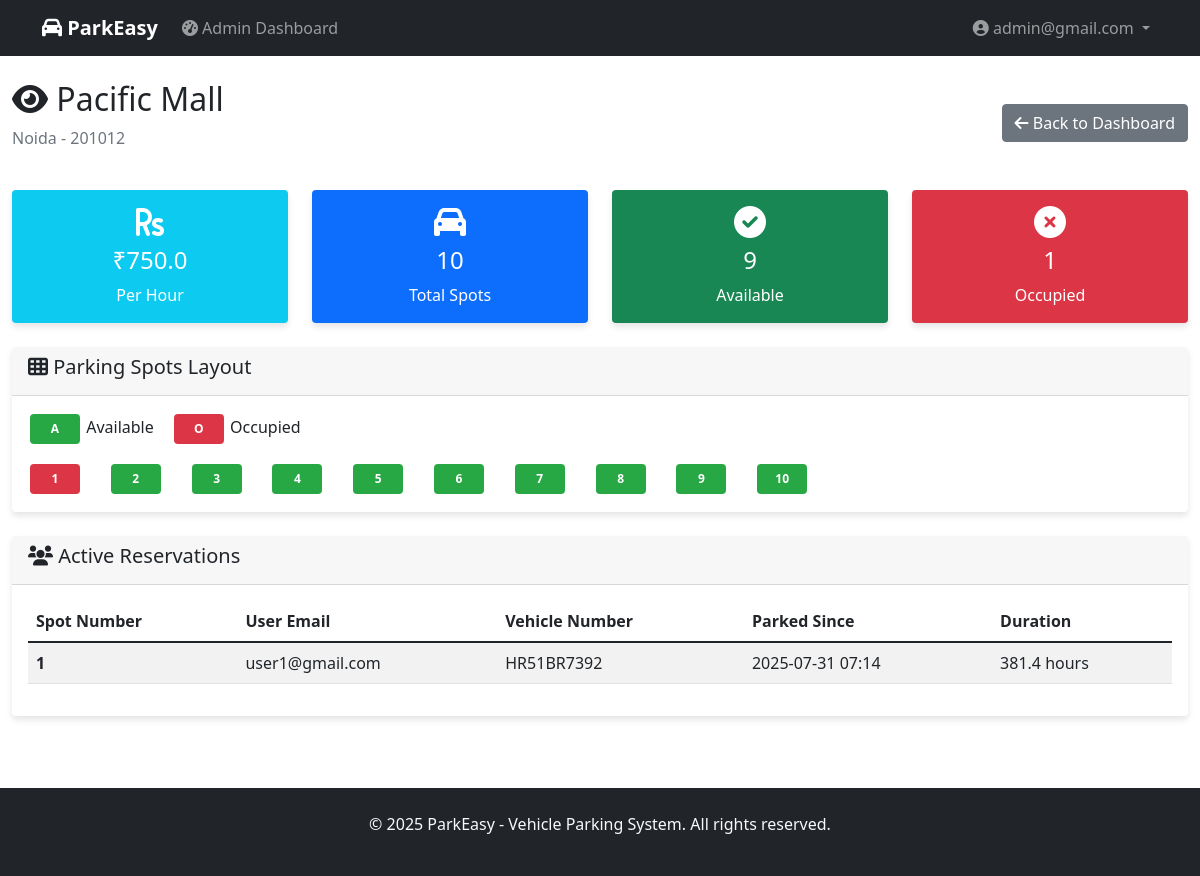
The app's page /admin/view_parking_lot/4 (signed in) with its own data.
### controllers/models.py (models this page shows, shortened)
class ParkingLot(db.Model):
    id = db.Column(db.Integer, primary_key=True)
    prime_location_name = db.Column(db.String(100), nullable=False)
    price = db.Column(db.Float, nullable=False)  # Price per hour
    address = db.Column(db.Text, nullable=False)
    pin_code = db.Column(db.String(10), nullable=False)
    maximum_number_of_spots = db.Column(db.Integer, nullable=False)
    created_at = db.Column(db.DateTime, default=datetime.utcnow)
    parking_spots = db.relationship('ParkingSpot', backref='parking_lot', lazy=True, cascade='all, delete-orphan')
    @property
    def available_spots_count(self):
        return ParkingSpot.query.filter_by(lot_id=self.id, status='A').count()
    @property
    def occupied_spots_count(self):
        return ParkingSpot.query.filter_by(lot_id=self.id, status='O').count()

class ParkingSpot(db.Model):
    id = db.Column(db.Integer, primary_key=True)
    lot_id = db.Column(db.Integer, db.ForeignKey('parking_lot.id'), nullable=False)
    spot_number = db.Column(db.Integer, nullable=False)
    status = db.Column(db.String(1), nullable=False, default='A')  # A-Available, O-Occupied
    reservations = db.relationship('Reservation', backref='parking_spot', lazy=True)

class Reservation(db.Model):
    id = db.Column(db.Integer, primary_key=True)
    spot_id = db.Column(db.Integer, db.ForeignKey('parking_spot.id'), nullable=False)
    user_id = db.Column(db.Integer, db.ForeignKey('user.id'), nullable=False)
    vehicle_number = db.Column(db.String(20), nullable=False)
    parking_timestamp = db.Column(db.DateTime, default=datetime.utcnow)
    leaving_timestamp = db.Column(db.DateTime, nullable=True)
    parking_cost = db.Column(db.Float, nullable=True)
    is_active = db.Column(db.Boolean, default=True)

class User(db.Model):
    id = db.Column(db.Integer, primary_key=True, autoincrement=True)
    email = db.Column(db.String(120), unique=True, nullable=False)
    password = db.Column(db.String(200), nullable=False)
    created_at = db.Column(db.DateTime, default=datetime.utcnow)
    roles = db.relationship('Role', secondary='user_role', back_populates='users')
    reservations = db.relationship('Reservation', backref='user', lazy=True)

### controllers/general_routes.py (the view)
    def decorated_function(*args, **kwargs):
        if 'email' not in session or 'admin' not in session.get('roles', []):
            flash('Admin access required.', 'error')
            return redirect(url_for('home'))
        return f(*args, **kwargs)

### controllers/general_routes.py (called while the page is built)
def require_admin(f):
    def decorated_function(*args, **kwargs):
        if 'email' not in session or 'admin' not in session.get('roles', []):
            flash('Admin access required.', 'error')
            return redirect(url_for('home'))
        return f(*args, **kwargs)
    decorated_function.__name__ = f.__name__
    return decorated_function

@app.route('/admin/view_parking_lot/<int:lot_id>')
@require_admin
def view_parking_lot(lot_id):
    parking_lot = ParkingLot.query.get_or_404(lot_id)
    parking_spots = ParkingSpot.query.filter_by(lot_id=lot_id).all()
    active_reservations = db.session.query(Reservation, User, ParkingSpot).join(
        User, Reservation.user_id == User.id
    ).join(
        ParkingSpot, Reservation.spot_id == ParkingSpot.id
    ).filter(
        ParkingSpot.lot_id == lot_id,
        Reservation.is_active == True
    ).all()
    return render_template('view_parking_lot.html',
                         parking_lot=parking_lot,
                         parking_spots=parking_spots,
                         active_reservations=active_reservations,
                         current_time=datetime.utcnow())

### templates/view_parking_lot.html (shortened to what this page needs)
{% extends "base.html" %}
{% block content %}
<div class="container-fluid py-4">
    <div class="row mb-4">
        <div class="col-12">
            <div class="d-flex justify-content-between align-items-center">
                <div>
                    <h2><i class="fas fa-eye"></i> {{ parking_lot.prime_location_name }}</h2>
                    <p class="text-muted">{{ parking_lot.address }} - {{ parking_lot.pin_code }}</p>
                </div>
                <div>
                    <a href="{{ url_for('admin_dashboard') }}" class="btn btn-secondary">
                        <i class="fas fa-arrow-left"></i> Back to Dashboard
                    </a>
                </div>
            </div>
        </div>
    </div>
    <div class="row mb-4">
        <div class="col-md-3">
            <div class="card bg-info text-white">
                <div class="card-body text-center">
                    <i class="fas fa-rupee-sign fa-2x mb-2"></i>
                    <h4>₹{{ parking_lot.price }}</h4>
                    <p class="mb-0">Per Hour</p>
                </div>
            </div>
        </div>
        <div class="col-md-3">
            <div class="card bg-primary text-white">
                <div class="card-body text-center">
                    <i class="fas fa-car fa-2x mb-2"></i>
                    <h4>{{ parking_lot.maximum_number_of_spots }}</h4>
                    <p class="mb-0">Total Spots</p>
                </div>
            </div>
        </div>
        <div class="col-md-3">
            <div class="card bg-success text-white">
                <div class="card-body text-center">
                    <i class="fas fa-check-circle fa-2x mb-2"></i>
                    <h4>{{ parking_lot.available_spots_count }}</h4>
                    <p class="mb-0">Available</p>
                </div>
            </div>
        </div>
        <div class="col-md-3">
            <div class="card bg-danger text-white">
                <div class="card-body text-center">
                    <i class="fas fa-times-circle fa-2x mb-2"></i>
                    <h4>{{ parking_lot.occupied_spots_count }}</h4>
                    <p class="mb-0">Occupied</p>
                </div>
            </div>
        </div>
    </div>
    <div class="row mb-4">
        <div class="col-12">
            <div class="card">
                <div class="card-header">
                    <h5><i class="fas fa-th"></i> Parking Spots Layout</h5>
                </div>
                <div class="card-body">
                    <div class="mb-3">
                        <span class="parking-spot spot-available">A</span> Available
                        <span class="parking-spot spot-occupied ms-3">O</span> Occupied
                    </div>
                    <div class="parking-grid">
                        {% for spot in parking_spots %}
                            <div class="parking-spot
                                {{ 'spot-available' if spot.status == 'A' else 'spot-occupied' }}"
                                title="Spot {{ spot.spot_number }} - {{ 'Available' if spot.status == 'A' else 'Occupied' }}">
                                {{ spot.spot_number }}
                            </div>
                        {% endfor %}
                    </div>
                </div>
            </div>
        </div>
    </div>
    <div class="row">
        <div class="col-12">
            <div class="card">
                <div class="card-header">
                    <h5><i class="fas fa-users"></i> Active Reservations</h5>
                </div>
                <div class="card-body">
                    {% if active_reservations %}
                        <div class="table-responsive">
                            <table class="table table-striped">
                                <thead>
                                    <tr>
                                        <th>Spot Number</th>
                                        <th>User Email</th>
                                        <th>Vehicle Number</th>
                                        <th>Parked Since</th>
                                        <th>Duration</th>
                                    </tr>
                                </thead>
                                <tbody>
                                    {% for reservation, user, spot in active_reservations %}
                                    <tr>
                                        <td><strong>{{ spot.spot_number }}</strong></td>
                                        <td>{{ user.email }}</td>
                                        <td>{{ reservation.vehicle_number or 'Not provided' }}</td>
                                        <td>{{ reservation.parking_timestamp.strftime('%Y-%m-%d %H:%M') }}</td>
                                        <td>
                                            {% set duration = (current_time - reservation.parking_timestamp).total_seconds() / 3600 %}
                                            {{ "%.1f"|format(duration) }} hours
                                        </td>
                                    </tr>
                                    {% endfor %}
                                </tbody>
                            </table>
                        </div>
                    {% else %}
                        <div class="text-center py-4">
                            <i class="fas fa-car fa-3x text-muted mb-3"></i>
                            <h5>No active reservations</h5>
                            <p class="text-muted">All parking spots are currently available.</p>
                        </div>
                    {% endif %}
                </div>
            </div>
        </div>
    </div>
</div>
{% endblock %}

### templates/base.html (style rules this page uses)
.card { border: none; box-shadow: 0 4px 6px rgba(0, 0, 0, 0.1); }
.parking-spot { width: 50px; height: 30px; margin: 2px; border-radius: 4px; display: inline-block; text-align: center; line-height: 30px; font-size: 12px; font-weight: bold; }
.spot-available { background-color: #28a745; color: white; }
.spot-occupied { background-color: #dc3545; color: white; }

### templates/view_parking_lot.html (style rules this page uses)
.parking-grid { display: grid; grid-template-columns: repeat(auto-fit, minmax(60px, 1fr)); gap: 8px; max-width: 800px; }

### records on screen
ParkingLot: prime_location_name "Pacific Mall", address "Noida", pin_code "201012", price "750.0", maximum_number_of_spots "10"
ParkingSpot: spot_number "1"
ParkingSpot: spot_number "2"
ParkingSpot: spot_number "3"
ParkingSpot: spot_number "4"
ParkingSpot: spot_number "5"
ParkingSpot: spot_number "6"
ParkingSpot: spot_number "7"
ParkingSpot: spot_number "8"
ParkingSpot: spot_number "9"
ParkingSpot: spot_number "10"
Reservation: spot_number "1", email "user1@gmail.com", vehicle_number "HR51BR7392", parking_timestamp "2025-07-31 07:14", duration "381.4"

### other values on screen
{{ session['email'] }} "admin@gmail.com"
{{ parking_lot.available_spots_count }} "9"
{{ parking_lot.occupied_spots_count }} "1"
